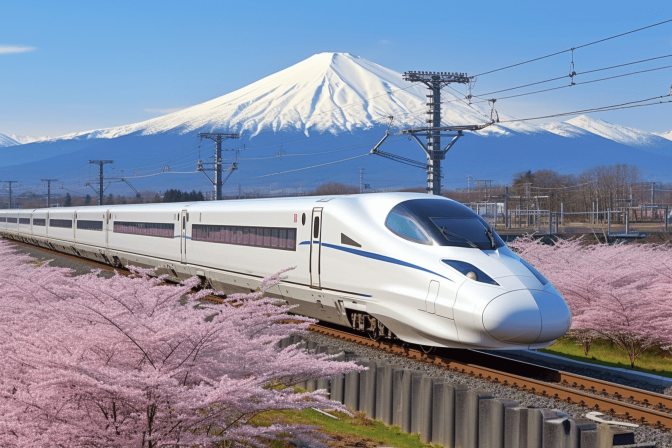
#> input picture Train.jpg, 1344 x 896 px (shown at 1/2 size)
$ python samplingAndQuantization.py
#> lines starting #> are read from the running program, lines starting #| are printed output that depends on the picture
import numpy as np
import matplotlib.pyplot as plt
from skimage import io,color
from skimage.transform import resize
import cv2

#Function for downsampling
def downsample(image,factor):
  new_h = image.shape[0]//factor
  new_w = image.shape[1]//factor
  downsampled_image = resize(image,(new_h,new_w),mode = "constant",anti_aliasing = False)
  return downsampled_image

#Function for upsampling
def upsample(image,factor):
  new_h = image.shape[0]*factor
  new_w = image.shape[1]*factor
  upsampled_image = resize(image,(new_h,new_w),mode = "constant",anti_aliasing = False)
  return upsampled_image

#Function for quantization
def quantization(image,num_levels):
  #check whether the image is RGB, if it is then convert it into grayscale
  if(image.ndim==3):
    Grayscale_image = color.rgb2gray(image)
    quantization_levels = np.linspace(0,1,num_levels)
  quantized_image = np.digitize(Grayscale_image,quantization_levels) - 1
  quantized_image = quantized_image / (num_levels - 1)  # Scale to [0, 1] range
  return quantized_image

original_image = cv2.imread('Train.jpg')
#> original_image is the input picture: shape (896, 1344, 3); mean B, G, R 163, 142.3, 134.3
original_image = cv2.cvtColor(original_image, cv2.COLOR_BGR2RGB)
# [8 lines of commented-out code are left out]
img1 = downsample(original_image,4)
#> in downsample, `downsampled_image = resize(image,(new_h,new_w),mode = "constant",anti_..`:
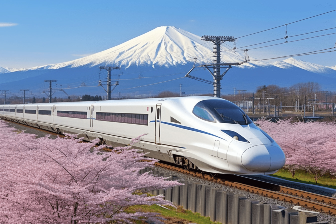
#> downsampled_image: shape (224, 336, 3) float64; mean R, G, B 0.527, 0.558, 0.639
plt.subplot(1,5,2)
plt.imshow(img1)
plt.title("4X")
plt.axis("off")

img2 = downsample(original_image,8)
#> call 2 of downsample, with factor = 8
#> in downsample (call 2), `downsampled_image = resize(image,(new_h,new_w),mode = "constant",anti_..`:
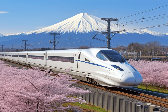
#> downsampled_image: shape (112, 168, 3) float64; mean R, G, B 0.525, 0.557, 0.638
plt.subplot(1,5,3)
plt.imshow(img2)
plt.title("8X")
plt.axis("off")

img3 = downsample(original_image,16)
#> call 3 of downsample, with factor = 16
#> in downsample (call 3), `downsampled_image = resize(image,(new_h,new_w),mode = "constant",anti_..`:
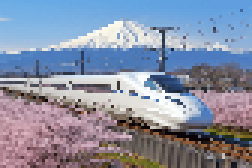
#> downsampled_image: shape (56, 84, 3) float64 (shown 3 times larger); mean R, G, B 0.529, 0.561, 0.641
plt.subplot(1,5,4)
plt.imshow(img3)
plt.title("16X")
plt.axis("off")

img4 = downsample(original_image,32)
#> call 4 of downsample, with factor = 32
#> in downsample (call 4), `downsampled_image = resize(image,(new_h,new_w),mode = "constant",anti_..`:
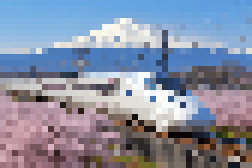
#> downsampled_image: shape (28, 42, 3) float64 (shown 6 times larger); mean R, G, B 0.525, 0.556, 0.638
plt.subplot(1,5,5)
plt.imshow(img4)
plt.title("32X")
plt.axis("off")
plt.show()


# [45 lines of commented-out code are left out]
